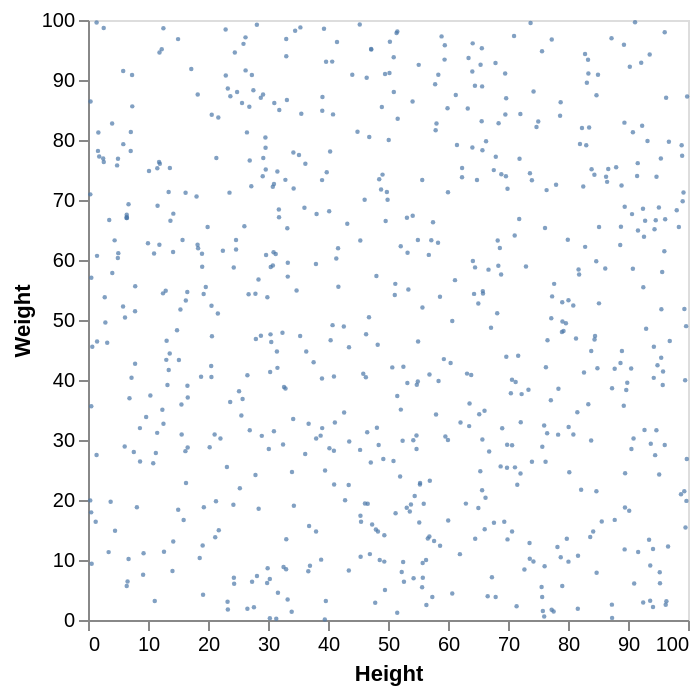

The code cell stored with this chart in its notebook:
### Markdown cell above
::: callout-caution
## Question
Do you see any clustering the in the above plots? What about if we give names to the different columns?

:::

We will do a lot of altering axis and colors in altair. We do this by specifying `alt.axistype` and then passing various options.

### Code cell
alt.Chart(df).mark_circle(size=5).encode(
    alt.X('x', axis=alt.Axis(grid=False, title='Height')),
    alt.Y('y', axis=alt.Axis(grid=False, title='Weight')))

### Figure 1 — Vega-Lite specification as saved in the notebook (floating-point values rounded to 4 significant figures; data arrays with more than 128 entries replaced by an {"elided": "..."} marker saying what was removed)
{"config": {"view": {"continuousWidth": 300, "continuousHeight": 300}}, "data": {"name": "data-daf5005bba0650cc9e62676a31b082b3"}, "mark": {"type": "circle", "size": 5}, "encoding": {"x": {"axis": {"grid": false, "title": "Height"}, "field": "x", "type": "quantitative"}, "y": {"axis": {"grid": false, "title": "Weight"}, "field": "y", "type": "quantitative"}}, "$schema": "https://vega.github.io/schema/vega-lite/v6.4.1.json", "datasets": {"data-daf5005bba0650cc9e62676a31b082b3": {"elided": "700 records"}}}
